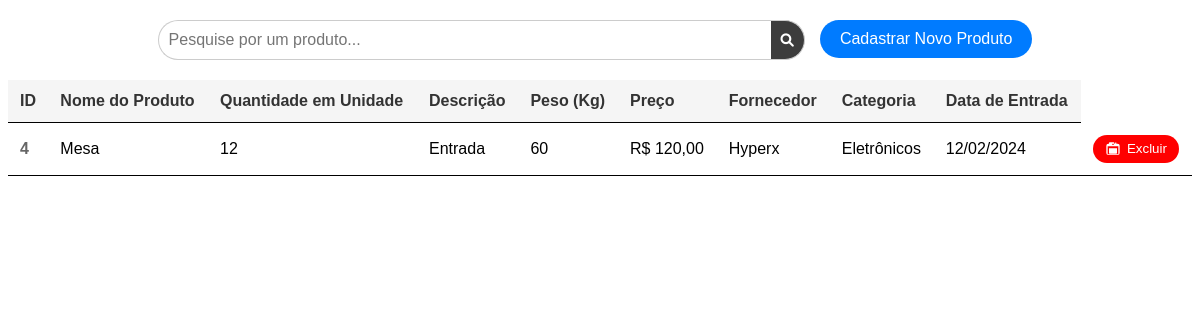
The app's page /salvo/ (signed in) with its own data.
### gerencia_plus/models.py (models this page shows, shortened)
class Gerenciamento(models.Model):
    user = models.ForeignKey(User, on_delete=models.CASCADE)
    nome_produto = models.TextField(max_length=255)
    descricao = models.TextField(max_length=255)
    preco = models.DecimalField(max_digits=10, decimal_places=2)
    quantidade = models.IntegerField()
    peso = models.TextField(max_length=255)
    fornecedor = models.TextField(max_length=255)
    categoria = models.CharField(max_length=255)
    data_entrada = models.DateField()

### gerencia_plus/views.py (the view)
# urls.py: path('salvo/', views.salvo, name='salvo'),
@login_required  # Adicione o decorador para garantir que apenas usuários autenticados possam acessar esta view
def salvo(request):
    if request.method == 'POST':
        gere = Gerenciamento()
        gere.user = request.user  # Associe o usuário autenticado ao produto
        gere.nome_produto = request.POST.get('nome-produto')
        gere.quantidade = request.POST.get('quantidade')
        gere.descricao = request.POST.get('descricao')
        gere.peso = request.POST.get('peso-estoque')
        gere.preco = request.POST.get('preco')
        gere.fornecedor = request.POST.get('fornecedor')
        gere.categoria = request.POST.get('categoria')
        gere.data_entrada = request.POST.get('data-entrada')
        gere.save()
        return redirect('salvo')  # substitua por nome da URL que mostra a lista de produtos
    else:
        cadastro_estoque = {
            'cadastro_estoque': Gerenciamento.objects.filter(user=request.user)  # Filtra os produtos pelo usuário autenticado
        }
        return render(request, 'estoque.html', cadastro_estoque)

### gerencia_plus/templates/estoque.html (shortened to what this page needs)
<!DOCTYPE html>
<html>
<head>
    <link rel="stylesheet" href="https://cdnjs.cloudflare.com/ajax/libs/font-awesome/6.0.0-beta2/css/all.min.css">
</head>
<body>
    <div class="container">
        <div class="search-container">
            <input type="text" id="searchInput" class="search-bar" placeholder="Pesquise por um produto...">
            <button id="searchButton" class="search-button">
                <i class="fas fa-search"></i>
            </button>
            <a href="{% url 'inicial' %}">
                <button id="newItemButton" class="new-item-button">
                    Cadastrar Novo Produto
                </button>
            </a>
        </div>
        <table>
            <tr>
                <th>ID</th>
                <th>Nome do Produto</th>
                <th>Quantidade em Unidade</th>
                <th>Descrição</th>
                <th>Peso (Kg)</th>
                <th>Preço</th>
                <th>Fornecedor</th>
                <th>Categoria</th>
                <th>Data de Entrada</th>
            </tr>
            {% for item in cadastro_estoque reversed %}
            <tr>
                <td>{{ item.id }}</td>
                <td>{{ item.nome_produto }}</td>
                <td>{{ item.quantidade }}</td>
                <td>{{ item.descricao }}</td>
                <td>{{ item.peso }}</td>
                <td>R$ {{ item.preco|floatformat:2 }}</td>
                <td>{{ item.fornecedor }}</td>
                <td>{{ item.categoria }}</td>
                <td>{{ item.data_entrada|date:"d/m/Y" }}</td>
                <td>
                    <button class="delete-option" onclick="excluirItem(event)">
                        Excluir
                    </button>
                </td>
            </tr>
            {% endfor %}
        </table>
    </div>
</body>
</html>

### gerencia_plus/templates/estoque.html (style rules this page uses)
body { font-family: Arial, sans-serif; }
.container { margin: 0px; }
table { width: 100%; border-collapse: collapse; }
th, td { padding: 12px; text-align: left; border-bottom: 1px solid #000000; transition: background-color 0.3s ease; }
th { background-color: #f5f5f5; font-weight: bold; color: #333; }
td:first-child { font-weight: bold; color: #666; }
.delete-option { cursor: pointer; padding: 6px 12px; background-color: #ff0000; color: #fff; border-radius: 38px; transition: background-color 0.3s ease; display: flex; align-items: center; justify-content: center; border: none; }
.delete-option svg { width: 16px; height: 16px; fill: #fff; margin-right: 6px; }
.search-container { display: flex; justify-content: center; margin-bottom: 20px; margin-top: 20px; }
.search-bar { padding: 10px; width: 50%; border: 1px solid #ccc; border-right: none; border-radius: 20px 0 0 20px; font-size: 16px; transition: box-shadow 0.3s ease; }
.search-button { padding: 10px; border: 1px solid #ccc; border-left: none; background: #151515d4; color: #fff; cursor: pointer; border-radius: 0 25px 25px 0; margin-right: 15px; }
.new-item-button { padding: 10px 20px; background-color: #007bff; color: #fff; font-size: 16px; border-radius: 20px; border: none; cursor: pointer; transition: background-color 0.5s ease; margin-right: 10px; }

### records on screen
Gerenciamento: id "4", nome_produto "Mesa", quantidade "12", descricao "Entrada", peso "60", preco "120,00", fornecedor "Hyperx", categoria "Eletrônicos", data_entrada "12/02/2024"
